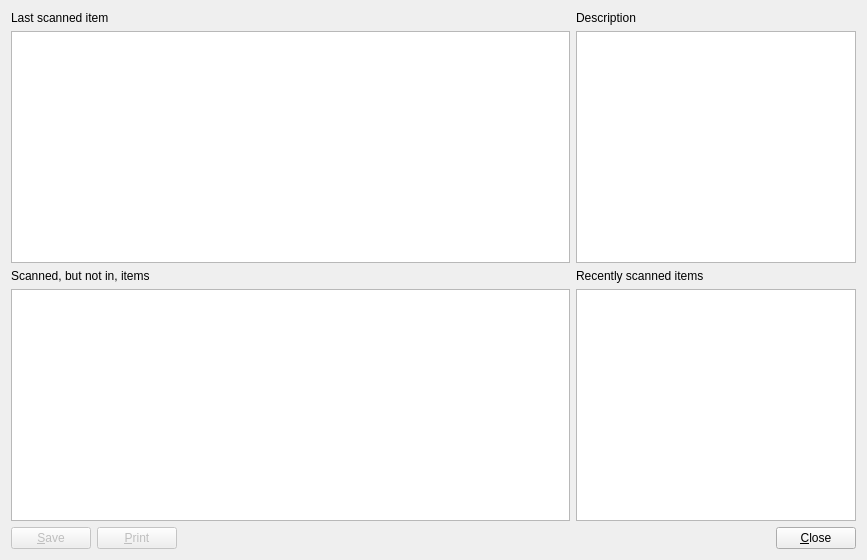
<?xml version="1.0" encoding="UTF-8"?>
<ui version="4.0">
 <class>PerformStatusDialog</class>
 <widget class="QDialog" name="PerformStatusDialog">
  <property name="geometry">
   <rect>
    <x>0</x>
    <y>0</y>
    <width>867</width>
    <height>560</height>
   </rect>
  </property>
  <property name="windowTitle">
   <string>Perform status</string>
  </property>
  <layout class="QGridLayout" name="gridLayout_2">
   <item row="0" column="0">
    <layout class="QGridLayout" name="gridLayout" columnstretch="2,1">
     <item row="0" column="0">
      <layout class="QVBoxLayout" name="verticalLayout_3">
       <item>
        <widget class="QLabel" name="label">
         <property name="text">
          <string>Last scanned item</string>
         </property>
        </widget>
       </item>
       <item>
        <widget class="QTextBrowser" name="output_lastscanneditem_textBrowser">
         <property name="font">
          <font>
           <pointsize>60</pointsize>
          </font>
         </property>
        </widget>
       </item>
      </layout>
     </item>
     <item row="0" column="1">
      <layout class="QVBoxLayout" name="verticalLayout_4">
       <item>
        <widget class="QLabel" name="label_2">
         <property name="text">
          <string>Description</string>
         </property>
        </widget>
       </item>
       <item>
        <widget class="QTextBrowser" name="output_itemdescription_textBrowser"/>
       </item>
      </layout>
     </item>
     <item row="1" column="0">
      <layout class="QVBoxLayout" name="verticalLayout_2">
       <item>
        <widget class="QLabel" name="label_4">
         <property name="text">
          <string>Scanned, but not in, items</string>
         </property>
        </widget>
       </item>
       <item>
        <widget class="QTextBrowser" name="output_scannednotinitems_textBrowser"/>
       </item>
      </layout>
     </item>
     <item row="1" column="1">
      <layout class="QVBoxLayout" name="verticalLayout">
       <item>
        <widget class="QLabel" name="label_3">
         <property name="text">
          <string>Recently scanned items</string>
         </property>
        </widget>
       </item>
       <item>
        <widget class="QTextBrowser" name="output_recentlyscanneditems_textBrowser"/>
       </item>
      </layout>
     </item>
    </layout>
   </item>
   <item row="1" column="0">
    <layout class="QHBoxLayout" name="horizontalLayout">
     <item>
      <widget class="QPushButton" name="input_save_pushButton">
       <property name="enabled">
        <bool>false</bool>
       </property>
       <property name="text">
        <string>&amp;Save</string>
       </property>
      </widget>
     </item>
     <item>
      <widget class="QPushButton" name="input_print_pushButton">
       <property name="enabled">
        <bool>false</bool>
       </property>
       <property name="text">
        <string>&amp;Print</string>
       </property>
      </widget>
     </item>
     <item>
      <spacer name="horizontalSpacer">
       <property name="orientation">
        <enum>Qt::Horizontal</enum>
       </property>
       <property name="sizeHint" stdset="0">
        <size>
         <width>468</width>
         <height>20</height>
        </size>
       </property>
      </spacer>
     </item>
     <item>
      <widget class="QPushButton" name="input_close_pushButton">
       <property name="text">
        <string>&amp;Close</string>
       </property>
      </widget>
     </item>
    </layout>
   </item>
  </layout>
 </widget>
 <resources/>
 <connections/>
</ui>
